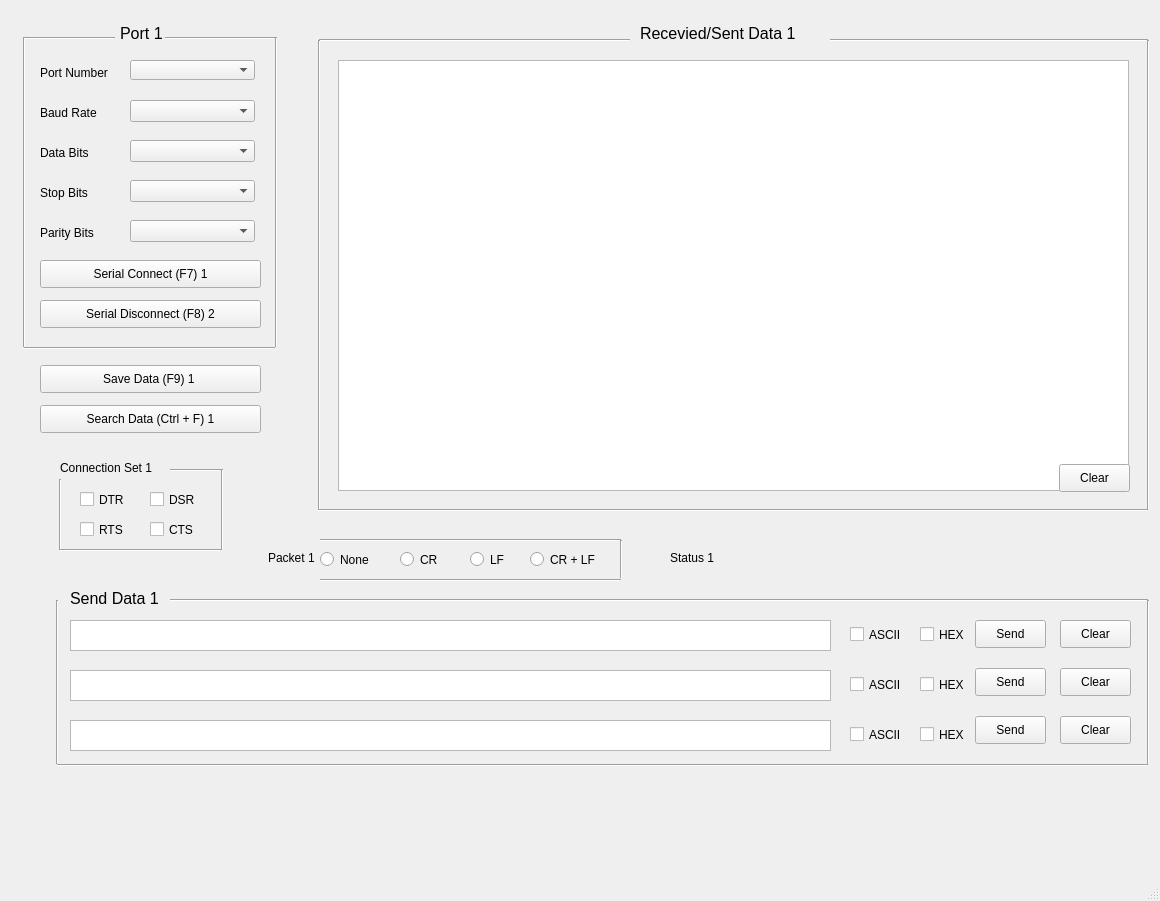
<?xml version="1.0" encoding="UTF-8"?>
<ui version="4.0">
 <class>SerialMainWindow</class>
 <widget class="QMainWindow" name="SerialMainWindow">
  <property name="geometry">
   <rect>
    <x>0</x>
    <y>0</y>
    <width>1160</width>
    <height>901</height>
   </rect>
  </property>
  <property name="windowTitle">
   <string>MainWindow</string>
  </property>
  <widget class="QWidget" name="centralwidget">
   <widget class="QComboBox" name="portNumberComboBox">
    <property name="geometry">
     <rect>
      <x>130</x>
      <y>60</y>
      <width>125</width>
      <height>20</height>
     </rect>
    </property>
   </widget>
   <widget class="QLabel" name="portNumberLabel">
    <property name="geometry">
     <rect>
      <x>40</x>
      <y>65</y>
      <width>91</width>
      <height>16</height>
     </rect>
    </property>
    <property name="text">
     <string>Port Number</string>
    </property>
   </widget>
   <widget class="QComboBox" name="baudRateComboBox">
    <property name="geometry">
     <rect>
      <x>130</x>
      <y>100</y>
      <width>125</width>
      <height>22</height>
     </rect>
    </property>
   </widget>
   <widget class="QLabel" name="baudRateLabel">
    <property name="geometry">
     <rect>
      <x>40</x>
      <y>105</y>
      <width>91</width>
      <height>16</height>
     </rect>
    </property>
    <property name="text">
     <string>Baud Rate</string>
    </property>
   </widget>
   <widget class="QLabel" name="dataBitsLabel">
    <property name="geometry">
     <rect>
      <x>40</x>
      <y>145</y>
      <width>64</width>
      <height>15</height>
     </rect>
    </property>
    <property name="text">
     <string>Data Bits</string>
    </property>
   </widget>
   <widget class="QLabel" name="stopBitsLabel">
    <property name="geometry">
     <rect>
      <x>40</x>
      <y>185</y>
      <width>64</width>
      <height>15</height>
     </rect>
    </property>
    <property name="text">
     <string>Stop Bits</string>
    </property>
   </widget>
   <widget class="QLabel" name="parityBitsLabel">
    <property name="geometry">
     <rect>
      <x>40</x>
      <y>225</y>
      <width>71</width>
      <height>16</height>
     </rect>
    </property>
    <property name="text">
     <string>Parity Bits</string>
    </property>
   </widget>
   <widget class="QComboBox" name="dataBitsComboBox">
    <property name="geometry">
     <rect>
      <x>130</x>
      <y>140</y>
      <width>125</width>
      <height>22</height>
     </rect>
    </property>
   </widget>
   <widget class="QComboBox" name="stopBitsComboBox">
    <property name="geometry">
     <rect>
      <x>130</x>
      <y>180</y>
      <width>125</width>
      <height>22</height>
     </rect>
    </property>
   </widget>
   <widget class="QComboBox" name="parityBitsComboBox">
    <property name="geometry">
     <rect>
      <x>130</x>
      <y>220</y>
      <width>125</width>
      <height>22</height>
     </rect>
    </property>
   </widget>
   <widget class="QLabel" name="portAreaLabel">
    <property name="geometry">
     <rect>
      <x>120</x>
      <y>25</y>
      <width>61</width>
      <height>16</height>
     </rect>
    </property>
    <property name="font">
     <font>
      <family>Arial</family>
      <pointsize>12</pointsize>
     </font>
    </property>
    <property name="text">
     <string>Port 1</string>
    </property>
   </widget>
   <widget class="Line" name="line_2">
    <property name="geometry">
     <rect>
      <x>165</x>
      <y>30</y>
      <width>110</width>
      <height>16</height>
     </rect>
    </property>
    <property name="orientation">
     <enum>Qt::Horizontal</enum>
    </property>
   </widget>
   <widget class="Line" name="line">
    <property name="geometry">
     <rect>
      <x>275</x>
      <y>37</y>
      <width>3</width>
      <height>310</height>
     </rect>
    </property>
    <property name="orientation">
     <enum>Qt::Vertical</enum>
    </property>
   </widget>
   <widget class="Line" name="line_3">
    <property name="geometry">
     <rect>
      <x>24</x>
      <y>338</y>
      <width>251</width>
      <height>20</height>
     </rect>
    </property>
    <property name="orientation">
     <enum>Qt::Horizontal</enum>
    </property>
   </widget>
   <widget class="Line" name="line_4">
    <property name="geometry">
     <rect>
      <x>23</x>
      <y>37</y>
      <width>3</width>
      <height>310</height>
     </rect>
    </property>
    <property name="orientation">
     <enum>Qt::Vertical</enum>
    </property>
   </widget>
   <widget class="Line" name="line_5">
    <property name="geometry">
     <rect>
      <x>25</x>
      <y>30</y>
      <width>90</width>
      <height>16</height>
     </rect>
    </property>
    <property name="orientation">
     <enum>Qt::Horizontal</enum>
    </property>
   </widget>
   <widget class="QPushButton" name="serialConnectButton">
    <property name="geometry">
     <rect>
      <x>40</x>
      <y>260</y>
      <width>221</width>
      <height>28</height>
     </rect>
    </property>
    <property name="text">
     <string>Serial Connect (F7) 1</string>
    </property>
   </widget>
   <widget class="QPushButton" name="serialDisconnectButton">
    <property name="geometry">
     <rect>
      <x>40</x>
      <y>300</y>
      <width>221</width>
      <height>28</height>
     </rect>
    </property>
    <property name="text">
     <string>Serial Disconnect (F8) 2</string>
    </property>
   </widget>
   <widget class="QLabel" name="receivedSentAreaLabel">
    <property name="geometry">
     <rect>
      <x>640</x>
      <y>25</y>
      <width>311</width>
      <height>16</height>
     </rect>
    </property>
    <property name="font">
     <font>
      <family>Arial</family>
      <pointsize>12</pointsize>
     </font>
    </property>
    <property name="text">
     <string>Recevied/Sent Data 1</string>
    </property>
   </widget>
   <widget class="Line" name="line_6">
    <property name="geometry">
     <rect>
      <x>319</x>
      <y>30</y>
      <width>311</width>
      <height>20</height>
     </rect>
    </property>
    <property name="orientation">
     <enum>Qt::Horizontal</enum>
    </property>
   </widget>
   <widget class="Line" name="line_7">
    <property name="geometry">
     <rect>
      <x>830</x>
      <y>30</y>
      <width>318</width>
      <height>20</height>
     </rect>
    </property>
    <property name="orientation">
     <enum>Qt::Horizontal</enum>
    </property>
   </widget>
   <widget class="Line" name="line_8">
    <property name="geometry">
     <rect>
      <x>318</x>
      <y>40</y>
      <width>3</width>
      <height>470</height>
     </rect>
    </property>
    <property name="orientation">
     <enum>Qt::Vertical</enum>
    </property>
   </widget>
   <widget class="Line" name="line_9">
    <property name="geometry">
     <rect>
      <x>318</x>
      <y>500</y>
      <width>830</width>
      <height>20</height>
     </rect>
    </property>
    <property name="orientation">
     <enum>Qt::Horizontal</enum>
    </property>
   </widget>
   <widget class="Line" name="line_10">
    <property name="geometry">
     <rect>
      <x>1147</x>
      <y>40</y>
      <width>3</width>
      <height>470</height>
     </rect>
    </property>
    <property name="orientation">
     <enum>Qt::Vertical</enum>
    </property>
   </widget>
   <widget class="QPushButton" name="saveDataButton">
    <property name="geometry">
     <rect>
      <x>40</x>
      <y>365</y>
      <width>221</width>
      <height>28</height>
     </rect>
    </property>
    <property name="text">
     <string>Save Data (F9) 1 </string>
    </property>
   </widget>
   <widget class="QPushButton" name="searchDataButton">
    <property name="geometry">
     <rect>
      <x>40</x>
      <y>405</y>
      <width>221</width>
      <height>28</height>
     </rect>
    </property>
    <property name="text">
     <string>Search Data (Ctrl + F) 1</string>
    </property>
   </widget>
   <widget class="QLabel" name="sendDataAreaLabel">
    <property name="geometry">
     <rect>
      <x>70</x>
      <y>590</y>
      <width>111</width>
      <height>16</height>
     </rect>
    </property>
    <property name="font">
     <font>
      <family>Arial</family>
      <pointsize>12</pointsize>
     </font>
    </property>
    <property name="text">
     <string>Send Data 1</string>
    </property>
   </widget>
   <widget class="QTextEdit" name="firstSendDataTextEdit">
    <property name="geometry">
     <rect>
      <x>70</x>
      <y>620</y>
      <width>761</width>
      <height>31</height>
     </rect>
    </property>
    <property name="html">
     <string>&lt;!DOCTYPE HTML PUBLIC &quot;-//W3C//DTD HTML 4.0//EN&quot; &quot;http://www.w3.org/TR/REC-html40/strict.dtd&quot;&gt;
&lt;html&gt;&lt;head&gt;&lt;meta name=&quot;qrichtext&quot; content=&quot;1&quot; /&gt;&lt;style type=&quot;text/css&quot;&gt;
p, li { white-space: pre-wrap; }
&lt;/style&gt;&lt;/head&gt;&lt;body style=&quot; font-family:'Gulim'; font-size:9pt; font-weight:400; font-style:normal;&quot;&gt;
&lt;p style=&quot;-qt-paragraph-type:empty; margin-top:0px; margin-bottom:0px; margin-left:0px; margin-right:0px; -qt-block-indent:0; text-indent:0px;&quot;&gt;&lt;br /&gt;&lt;/p&gt;&lt;/body&gt;&lt;/html&gt;</string>
    </property>
   </widget>
   <widget class="QCheckBox" name="firstSendDataCheckBoxASCII">
    <property name="geometry">
     <rect>
      <x>850</x>
      <y>625</y>
      <width>61</width>
      <height>19</height>
     </rect>
    </property>
    <property name="text">
     <string>ASCII </string>
    </property>
   </widget>
   <widget class="QCheckBox" name="firstSendDataCheckBoxHEX">
    <property name="geometry">
     <rect>
      <x>920</x>
      <y>625</y>
      <width>61</width>
      <height>19</height>
     </rect>
    </property>
    <property name="text">
     <string>HEX</string>
    </property>
   </widget>
   <widget class="QTextEdit" name="secondSendDataTextEdit">
    <property name="geometry">
     <rect>
      <x>70</x>
      <y>670</y>
      <width>761</width>
      <height>31</height>
     </rect>
    </property>
    <property name="html">
     <string>&lt;!DOCTYPE HTML PUBLIC &quot;-//W3C//DTD HTML 4.0//EN&quot; &quot;http://www.w3.org/TR/REC-html40/strict.dtd&quot;&gt;
&lt;html&gt;&lt;head&gt;&lt;meta name=&quot;qrichtext&quot; content=&quot;1&quot; /&gt;&lt;style type=&quot;text/css&quot;&gt;
p, li { white-space: pre-wrap; }
&lt;/style&gt;&lt;/head&gt;&lt;body style=&quot; font-family:'Gulim'; font-size:9pt; font-weight:400; font-style:normal;&quot;&gt;
&lt;p style=&quot;-qt-paragraph-type:empty; margin-top:0px; margin-bottom:0px; margin-left:0px; margin-right:0px; -qt-block-indent:0; text-indent:0px;&quot;&gt;&lt;br /&gt;&lt;/p&gt;&lt;/body&gt;&lt;/html&gt;</string>
    </property>
   </widget>
   <widget class="QTextEdit" name="thirdSendDataTextEdit">
    <property name="geometry">
     <rect>
      <x>70</x>
      <y>720</y>
      <width>761</width>
      <height>31</height>
     </rect>
    </property>
    <property name="html">
     <string>&lt;!DOCTYPE HTML PUBLIC &quot;-//W3C//DTD HTML 4.0//EN&quot; &quot;http://www.w3.org/TR/REC-html40/strict.dtd&quot;&gt;
&lt;html&gt;&lt;head&gt;&lt;meta name=&quot;qrichtext&quot; content=&quot;1&quot; /&gt;&lt;style type=&quot;text/css&quot;&gt;
p, li { white-space: pre-wrap; }
&lt;/style&gt;&lt;/head&gt;&lt;body style=&quot; font-family:'Gulim'; font-size:9pt; font-weight:400; font-style:normal;&quot;&gt;
&lt;p style=&quot;-qt-paragraph-type:empty; margin-top:0px; margin-bottom:0px; margin-left:0px; margin-right:0px; -qt-block-indent:0; text-indent:0px;&quot;&gt;&lt;br /&gt;&lt;/p&gt;&lt;/body&gt;&lt;/html&gt;</string>
    </property>
   </widget>
   <widget class="QLabel" name="connectionSetLabel">
    <property name="geometry">
     <rect>
      <x>60</x>
      <y>460</y>
      <width>141</width>
      <height>16</height>
     </rect>
    </property>
    <property name="font">
     <font>
      <family>Arial</family>
      <pointsize>9</pointsize>
     </font>
    </property>
    <property name="text">
     <string>Connection Set 1</string>
    </property>
   </widget>
   <widget class="QCheckBox" name="dtrCheckBox">
    <property name="geometry">
     <rect>
      <x>80</x>
      <y>490</y>
      <width>61</width>
      <height>19</height>
     </rect>
    </property>
    <property name="text">
     <string>DTR</string>
    </property>
   </widget>
   <widget class="QCheckBox" name="rtsCheckBox">
    <property name="geometry">
     <rect>
      <x>80</x>
      <y>520</y>
      <width>61</width>
      <height>19</height>
     </rect>
    </property>
    <property name="text">
     <string>RTS</string>
    </property>
   </widget>
   <widget class="QCheckBox" name="dsrCheckBox">
    <property name="geometry">
     <rect>
      <x>150</x>
      <y>490</y>
      <width>61</width>
      <height>19</height>
     </rect>
    </property>
    <property name="text">
     <string>DSR</string>
    </property>
   </widget>
   <widget class="QCheckBox" name="ctsCheckBox">
    <property name="geometry">
     <rect>
      <x>150</x>
      <y>520</y>
      <width>61</width>
      <height>19</height>
     </rect>
    </property>
    <property name="text">
     <string>CTS</string>
    </property>
   </widget>
   <widget class="Line" name="line_11">
    <property name="geometry">
     <rect>
      <x>212</x>
      <y>469</y>
      <width>20</width>
      <height>81</height>
     </rect>
    </property>
    <property name="orientation">
     <enum>Qt::Vertical</enum>
    </property>
   </widget>
   <widget class="Line" name="line_12">
    <property name="geometry">
     <rect>
      <x>170</x>
      <y>460</y>
      <width>51</width>
      <height>20</height>
     </rect>
    </property>
    <property name="orientation">
     <enum>Qt::Horizontal</enum>
    </property>
   </widget>
   <widget class="Line" name="line_13">
    <property name="geometry">
     <rect>
      <x>60</x>
      <y>540</y>
      <width>161</width>
      <height>20</height>
     </rect>
    </property>
    <property name="orientation">
     <enum>Qt::Horizontal</enum>
    </property>
   </widget>
   <widget class="Line" name="line_14">
    <property name="geometry">
     <rect>
      <x>50</x>
      <y>479</y>
      <width>20</width>
      <height>71</height>
     </rect>
    </property>
    <property name="orientation">
     <enum>Qt::Vertical</enum>
    </property>
   </widget>
   <widget class="Line" name="line_15">
    <property name="geometry">
     <rect>
      <x>170</x>
      <y>590</y>
      <width>978</width>
      <height>20</height>
     </rect>
    </property>
    <property name="orientation">
     <enum>Qt::Horizontal</enum>
    </property>
   </widget>
   <widget class="QPushButton" name="firstSendDataSendButton">
    <property name="geometry">
     <rect>
      <x>975</x>
      <y>620</y>
      <width>71</width>
      <height>28</height>
     </rect>
    </property>
    <property name="text">
     <string>Send</string>
    </property>
   </widget>
   <widget class="QPushButton" name="firstSendDataClearButton">
    <property name="geometry">
     <rect>
      <x>1060</x>
      <y>620</y>
      <width>71</width>
      <height>28</height>
     </rect>
    </property>
    <property name="text">
     <string>Clear</string>
    </property>
   </widget>
   <widget class="Line" name="line_16">
    <property name="geometry">
     <rect>
      <x>1147</x>
      <y>600</y>
      <width>3</width>
      <height>164</height>
     </rect>
    </property>
    <property name="orientation">
     <enum>Qt::Vertical</enum>
    </property>
   </widget>
   <widget class="QCheckBox" name="secondSendDataCheckBoxASCII">
    <property name="geometry">
     <rect>
      <x>850</x>
      <y>675</y>
      <width>61</width>
      <height>19</height>
     </rect>
    </property>
    <property name="text">
     <string>ASCII </string>
    </property>
   </widget>
   <widget class="QCheckBox" name="secondSendDataCheckBoxHEX">
    <property name="geometry">
     <rect>
      <x>920</x>
      <y>675</y>
      <width>61</width>
      <height>19</height>
     </rect>
    </property>
    <property name="text">
     <string>HEX</string>
    </property>
   </widget>
   <widget class="QCheckBox" name="thirdSendDataCheckBoxASCII">
    <property name="geometry">
     <rect>
      <x>850</x>
      <y>725</y>
      <width>61</width>
      <height>19</height>
     </rect>
    </property>
    <property name="text">
     <string>ASCII </string>
    </property>
   </widget>
   <widget class="QCheckBox" name="thirdSendDataCheckBoxHEX">
    <property name="geometry">
     <rect>
      <x>920</x>
      <y>725</y>
      <width>61</width>
      <height>19</height>
     </rect>
    </property>
    <property name="text">
     <string>HEX</string>
    </property>
   </widget>
   <widget class="QPushButton" name="secondSendDataClearButton">
    <property name="geometry">
     <rect>
      <x>1060</x>
      <y>668</y>
      <width>71</width>
      <height>28</height>
     </rect>
    </property>
    <property name="text">
     <string>Clear</string>
    </property>
   </widget>
   <widget class="QPushButton" name="secondSendDataSendButton">
    <property name="geometry">
     <rect>
      <x>975</x>
      <y>668</y>
      <width>71</width>
      <height>28</height>
     </rect>
    </property>
    <property name="text">
     <string>Send</string>
    </property>
   </widget>
   <widget class="QPushButton" name="thirdSendDataSendButton">
    <property name="geometry">
     <rect>
      <x>975</x>
      <y>716</y>
      <width>71</width>
      <height>28</height>
     </rect>
    </property>
    <property name="text">
     <string>Send</string>
    </property>
   </widget>
   <widget class="QPushButton" name="thirdSendDataClearButton">
    <property name="geometry">
     <rect>
      <x>1060</x>
      <y>716</y>
      <width>71</width>
      <height>28</height>
     </rect>
    </property>
    <property name="text">
     <string>Clear</string>
    </property>
   </widget>
   <widget class="Line" name="line_17">
    <property name="geometry">
     <rect>
      <x>57</x>
      <y>755</y>
      <width>1091</width>
      <height>20</height>
     </rect>
    </property>
    <property name="orientation">
     <enum>Qt::Horizontal</enum>
    </property>
   </widget>
   <widget class="Line" name="line_18">
    <property name="geometry">
     <rect>
      <x>56</x>
      <y>600</y>
      <width>3</width>
      <height>164</height>
     </rect>
    </property>
    <property name="orientation">
     <enum>Qt::Vertical</enum>
    </property>
   </widget>
   <widget class="QRadioButton" name="noneRadioButton">
    <property name="geometry">
     <rect>
      <x>320</x>
      <y>550</y>
      <width>61</width>
      <height>19</height>
     </rect>
    </property>
    <property name="text">
     <string>None</string>
    </property>
   </widget>
   <widget class="QRadioButton" name="crRadioButton">
    <property name="geometry">
     <rect>
      <x>400</x>
      <y>550</y>
      <width>61</width>
      <height>19</height>
     </rect>
    </property>
    <property name="text">
     <string>CR</string>
    </property>
   </widget>
   <widget class="QRadioButton" name="lfRadioButton">
    <property name="geometry">
     <rect>
      <x>470</x>
      <y>550</y>
      <width>61</width>
      <height>19</height>
     </rect>
    </property>
    <property name="text">
     <string>LF</string>
    </property>
   </widget>
   <widget class="QRadioButton" name="crLFRadioButton">
    <property name="geometry">
     <rect>
      <x>530</x>
      <y>550</y>
      <width>91</width>
      <height>19</height>
     </rect>
    </property>
    <property name="text">
     <string>CR + LF</string>
    </property>
   </widget>
   <widget class="QLabel" name="packetAreaLabel">
    <property name="geometry">
     <rect>
      <x>268</x>
      <y>550</y>
      <width>61</width>
      <height>16</height>
     </rect>
    </property>
    <property name="font">
     <font>
      <family>Arial</family>
      <pointsize>9</pointsize>
     </font>
    </property>
    <property name="text">
     <string>Packet 1</string>
    </property>
   </widget>
   <widget class="Line" name="line_19">
    <property name="geometry">
     <rect>
      <x>320</x>
      <y>570</y>
      <width>301</width>
      <height>20</height>
     </rect>
    </property>
    <property name="orientation">
     <enum>Qt::Horizontal</enum>
    </property>
   </widget>
   <widget class="Line" name="line_20">
    <property name="geometry">
     <rect>
      <x>320</x>
      <y>530</y>
      <width>301</width>
      <height>20</height>
     </rect>
    </property>
    <property name="orientation">
     <enum>Qt::Horizontal</enum>
    </property>
   </widget>
   <widget class="Line" name="line_21">
    <property name="geometry">
     <rect>
      <x>611</x>
      <y>540</y>
      <width>20</width>
      <height>38</height>
     </rect>
    </property>
    <property name="orientation">
     <enum>Qt::Vertical</enum>
    </property>
   </widget>
   <widget class="QLabel" name="portAreaLabel_6">
    <property name="geometry">
     <rect>
      <x>670</x>
      <y>550</y>
      <width>61</width>
      <height>16</height>
     </rect>
    </property>
    <property name="font">
     <font>
      <family>Arial</family>
      <pointsize>9</pointsize>
     </font>
    </property>
    <property name="text">
     <string>Status 1</string>
    </property>
   </widget>
   <widget class="QListView" name="dataListView">
    <property name="geometry">
     <rect>
      <x>338</x>
      <y>60</y>
      <width>791</width>
      <height>431</height>
     </rect>
    </property>
   </widget>
   <widget class="QPushButton" name="dataListViewClearButton">
    <property name="geometry">
     <rect>
      <x>1059</x>
      <y>464</y>
      <width>71</width>
      <height>28</height>
     </rect>
    </property>
    <property name="text">
     <string>Clear</string>
    </property>
   </widget>
  </widget>
  <widget class="QMenuBar" name="menubar">
   <property name="geometry">
    <rect>
     <x>0</x>
     <y>0</y>
     <width>1160</width>
     <height>26</height>
    </rect>
   </property>
  </widget>
  <widget class="QStatusBar" name="statusbar"/>
 </widget>
 <resources/>
 <connections/>
</ui>
